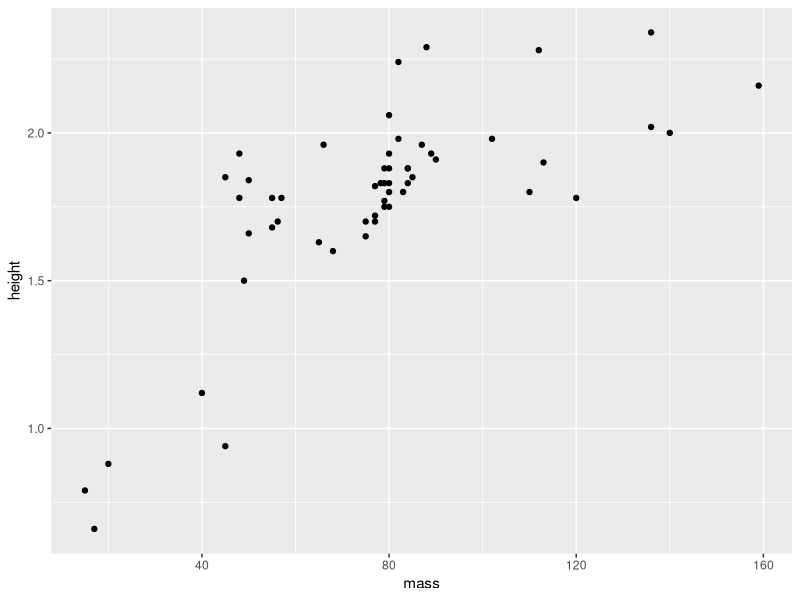
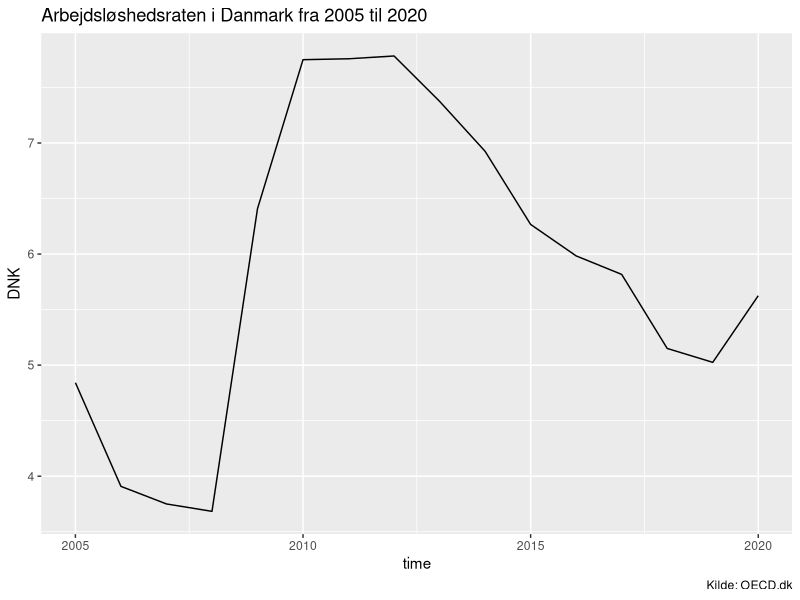
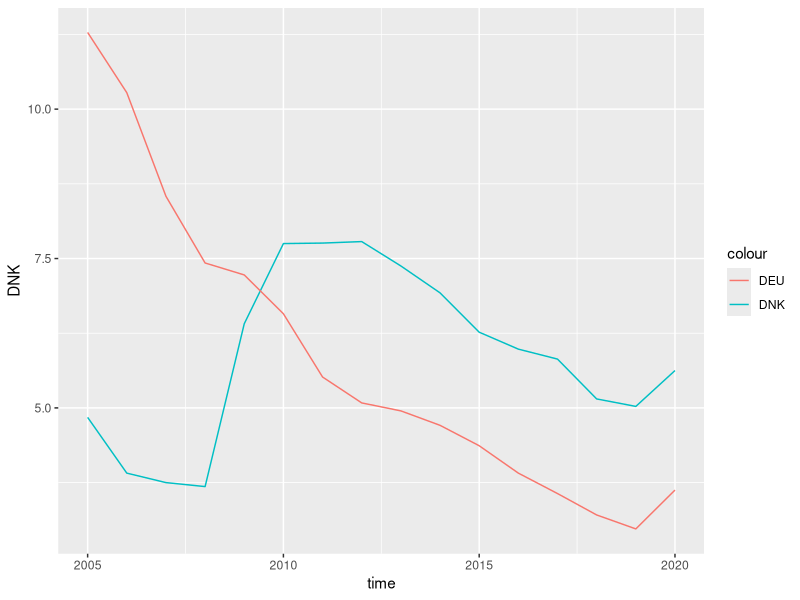
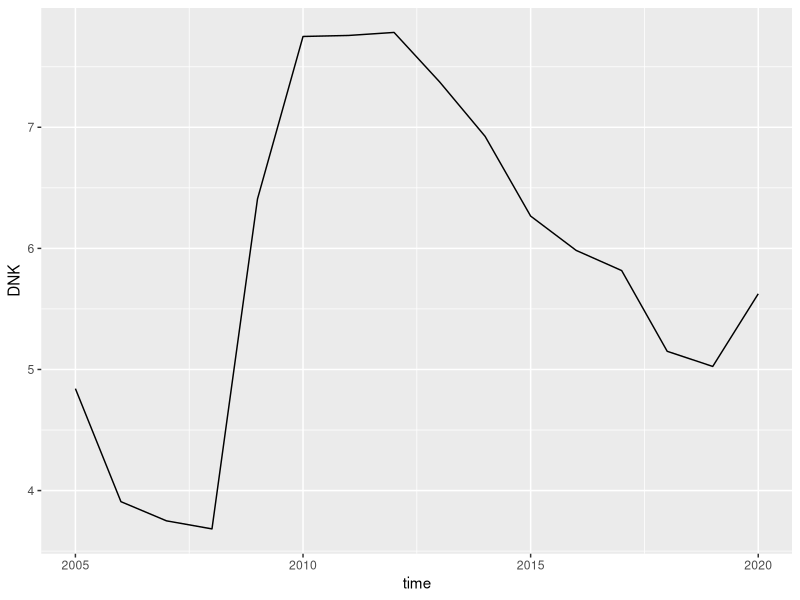
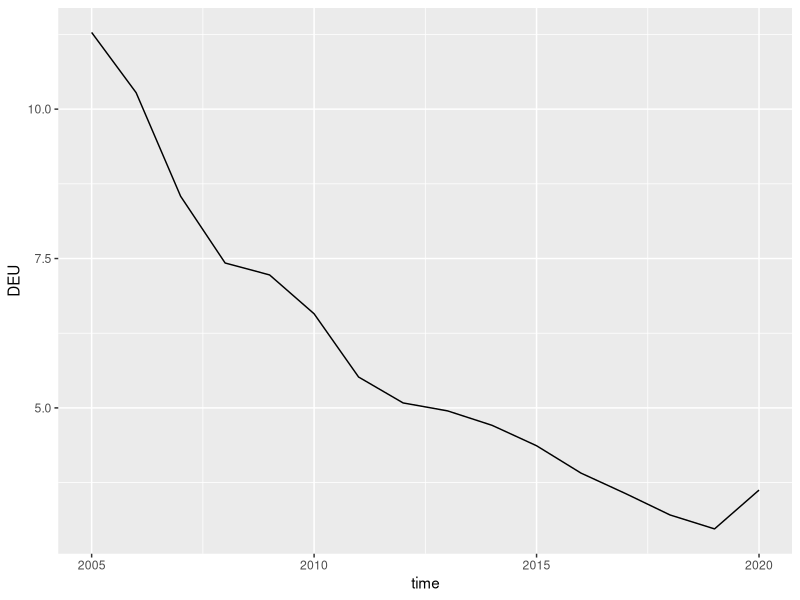

Write R code to recreate these figures, in order.
## ---- chunk 1
library(tidyverse)
library(ggplot2)
## ---- chunk 2
starwars %>%
  select(name, hair_color, mass, height)%>%
  drop_na()
## ---- chunk 3
starwars %>%
  select(name, hair_color, mass, height)%>%
  drop_na() %>%
  mutate(height= height/100) 
## ---- chunk 4
starwars %>%
  select(name, hair_color, mass, height)%>%
  drop_na() %>%
  mutate(height= height/100) %>%
  mutate(BMI= mass/(height^2)) 
## ---- chunk 5

starwars %>%
  select(name, hair_color, mass, height)%>%
  drop_na() %>%
  mutate(height= height/100) %>%
  mutate(BMI= mass/(height^2)) %>%
  group_by(hair_color) %>%
  summarise(mean(BMI))
## ---- chunk 6
starwars_plots= starwars %>%
  select(name, hair_color, mass, height)%>%
  drop_na() %>%
  mutate(height= height/100) %>%
  mutate(BMI= mass/(height^2))
## ---- chunk 7
starwars_plots %>% ggplot(aes(x = mass, y= height)) +
  geom_point() 
## ---- chunk 8
library(readxl)
OECD_data <- read_excel("OECD data.xlsx")
glimpse(OECD_data)

## ---- chunk 9
names(OECD_data) <- tolower(names(OECD_data))
## ---- chunk 10
OECD_data %>%
  count(location)
## ---- chunk 11
OECD_data %>% 
  select(location, value, time)
## ---- chunk 12
DK_dat=OECD_data %>% 
  select(location, value, time) %>%
  filter(location == "DNK") %>%
  rename(dk_value = value)

DEU_dat=OECD_data %>% 
  select(location, value, time) %>%
  filter(location == "DEU") %>%
  rename(deu_value = value)

USA_dat=OECD_data %>% 
  select(location, value, time) %>%
  filter(location == "USA")%>%
  rename(usa_value = value)

option_1_data= DK_dat %>%
  left_join(DEU_dat, by = c("time")) %>%
  left_join(USA_dat, by = c("time")) %>%
  select(time,dk_value, deu_value, usa_value)
  
## ---- chunk 13
option_2_data=OECD_data %>% 
  select(location, value, time) %>%
  pivot_wider( names_from = location, values_from= value)
## ---- chunk 14
data_ts= option_2_data %>% 
  select(-time) %>%
  ts(start = c(2005), frequency = 1) 
## ---- chunk 15
library(zoo)

ggplot(option_2_data, aes(x= time ,y = DNK)) + # angiver det datasæt, vi ønsker at plotte fra
# samt hvad der skal være på x og y akserne
geom_line() + # vi ønsker at lave et linjeplot
labs(title = "Arbejdsløshedsraten i Danmark fra 2005 til 2020",
caption = "Kilde: OECD.dk")
## ---- chunk 16
ggplot(option_2_data, aes(x= time)) +
geom_line(aes(y = DNK, col= "DNK")) +
geom_line(aes(y = DEU, col= "DEU"))

## ---- chunk 17
plot1 <- ggplot(option_2_data, aes(time)) +
geom_line(aes(y = DNK))

plot2 <- ggplot(option_2_data, aes(time)) +
geom_line(aes(y = DEU))
## ---- chunk 18
par()
plot1
plot2
